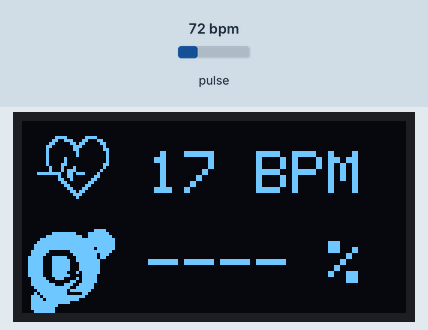
This sketch was run on a simulated ESP32. Parts: 128×64 one-colour display. Inputs (shaded band) come from the test bench; at power-on: pulse 72 bpm. The display library's start-up logo is not drawn; nothing arrives over Bluetooth unless stated; a phone connects over Bluetooth LE 3 s after start; what the sketch prints to the serial monitor is not drawn.

Above: at 4.2 s.
4.3 s: pulse set to 158 bpm
At 6.5 s:
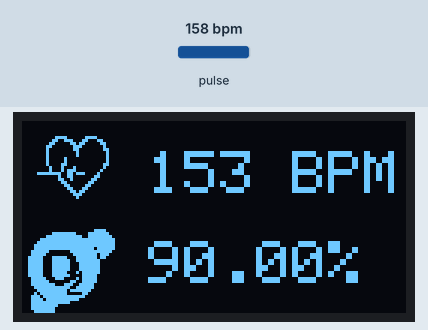
6.6 s: pulse set to 70 bpm
At 9.3 s:
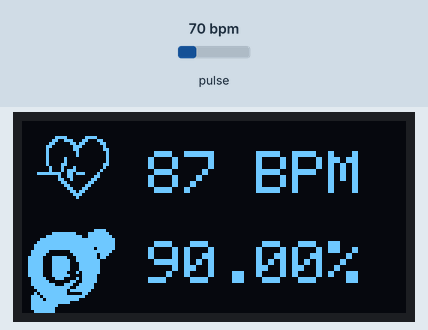
9.5 s: pulse set to 42 bpm
At 11.1 s:
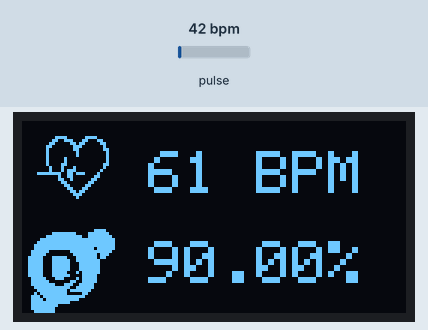
12.5 s: pulse set to 130 bpm
At 12.8 s:
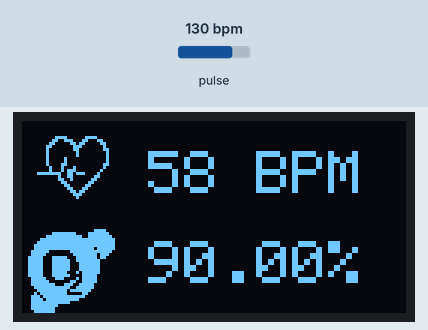
Timing chart, 0 to 15.0 s (numbered marks = the images above; inputs shaded):
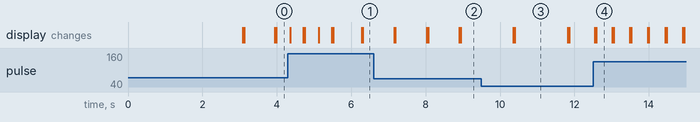

The sketch:

HealthMonitoring.ino
```cpp
#include <Adafruit_GFX.h>     //OLED libraries
#include <Adafruit_SSD1306.h> //OLED libraries
#include "MAX30105.h"         //MAX3010x library
#include "heartRate.h"        //Heart rate calculating algorithm
#include "ESP32Servo.h"

#include <BLEDevice.h>
#include <BLEServer.h>
#include <BLEUtils.h>
#include <BLE2902.h>
// Initialize all pointers
BLEServer* pServer = NULL;                        // Pointer to the server
BLECharacteristic* pCharacteristic_1 = NULL;      // Pointer to Characteristic 1
BLECharacteristic* pCharacteristic_2 = NULL;      // Pointer to Characteristic 2
BLEDescriptor *pDescr_1;                          // Pointer to Descriptor of Characteristic 1
BLE2902 *pBLE2902_1;                              // Pointer to BLE2902 of Characteristic 1
BLE2902 *pBLE2902_2;                              // Pointer to BLE2902 of Characteristic 2

// Some variables to keep track on device connected
bool deviceConnected = false;
bool oldDeviceConnected = false;
#define SERVICE_UUID          "4fafc201-1fb5-459e-8fcc-c5c9c331914b"
#define CHARACTERISTIC_UUID_1 "beb5483e-36e1-4688-b7f5-ea07361b26a8"
#define CHARACTERISTIC_UUID_2 "1c95d5e3-d8f7-413a-bf3d-7a2e5d7be87e"
// Variable that will continuously be increased and written to the client
uint32_t value = 0;

MAX30105 particleSensor;

const byte RATE_SIZE = 4;
byte rates[RATE_SIZE];
byte rateSpot = 0;
long lastBeat = 0; //Time at which the last beat occurred
float beatsPerMinute;
int beatAvg; int temp = 0;

double avered = 0;
double aveir = 0;
double sumirrms = 0;
double sumredrms = 0;

double SpO2 = 0;
double ESpO2 = 90.0;
double FSpO2 = 0.7;  //filter factor for estimated SpO2
double frate = 0.95; //low pass filter for IR/red LED value to eliminate AC component
int i = 0;
int Num = 30;
#define FINGER_ON 7000
#define MINIMUM_SPO2 90.0

//OLED設定
#define SCREEN_WIDTH 128
#define SCREEN_HEIGHT 64
#define OLED_RESET    -1 //Reset pin
Adafruit_SSD1306 display(SCREEN_WIDTH, SCREEN_HEIGHT, &Wire, OLED_RESET); //Declaring the display name (display)

static const unsigned char PROGMEM logo2_bmp[] =
{ 0x03, 0xC0, 0xF0, 0x06, 0x71, 0x8C, 0x0C, 0x1B, 0x06, 0x18, 0x0E, 0x02, 0x10, 0x0C, 0x03, 0x10,
  0x04, 0x01, 0x10, 0x04, 0x01, 0x10, 0x40, 0x01, 0x10, 0x40, 0x01, 0x10, 0xC0, 0x03, 0x08, 0x88,
  0x02, 0x08, 0xB8, 0x04, 0xFF, 0x37, 0x08, 0x01, 0x30, 0x18, 0x01, 0x90, 0x30, 0x00, 0xC0, 0x60,
  0x00, 0x60, 0xC0, 0x00, 0x31, 0x80, 0x00, 0x1B, 0x00, 0x00, 0x0E, 0x00, 0x00, 0x04, 0x00,
};

static const unsigned char PROGMEM logo3_bmp[] =
{ 0x01, 0xF0, 0x0F, 0x80, 0x06, 0x1C, 0x38, 0x60, 0x18, 0x06, 0x60, 0x18, 0x10, 0x01, 0x80, 0x08,
  0x20, 0x01, 0x80, 0x04, 0x40, 0x00, 0x00, 0x02, 0x40, 0x00, 0x00, 0x02, 0xC0, 0x00, 0x08, 0x03,
  0x80, 0x00, 0x08, 0x01, 0x80, 0x00, 0x18, 0x01, 0x80, 0x00, 0x1C, 0x01, 0x80, 0x00, 0x14, 0x00,
  0x80, 0x00, 0x14, 0x00, 0x80, 0x00, 0x14, 0x00, 0x40, 0x10, 0x12, 0x00, 0x40, 0x10, 0x12, 0x00,
  0x7E, 0x1F, 0x23, 0xFE, 0x03, 0x31, 0xA0, 0x04, 0x01, 0xA0, 0xA0, 0x0C, 0x00, 0xA0, 0xA0, 0x08,
  0x00, 0x60, 0xE0, 0x10, 0x00, 0x20, 0x60, 0x20, 0x06, 0x00, 0x40, 0x60, 0x03, 0x00, 0x40, 0xC0,
  0x01, 0x80, 0x01, 0x80, 0x00, 0xC0, 0x03, 0x00, 0x00, 0x60, 0x06, 0x00, 0x00, 0x30, 0x0C, 0x00,
  0x00, 0x08, 0x10, 0x00, 0x00, 0x06, 0x60, 0x00, 0x00, 0x03, 0xC0, 0x00, 0x00, 0x01, 0x80, 0x00
};

static const unsigned char PROGMEM O2_bmp[] = {
  0x00, 0x00, 0x00, 0x00, 0x00, 0x00, 0x00, 0xf0, 0x00, 0x3f, 0xc3, 0xf8, 0x00, 0xff, 0xf3, 0xfc,
  0x03, 0xff, 0xff, 0xfe, 0x07, 0xff, 0xff, 0xfe, 0x0f, 0xff, 0xff, 0xfe, 0x0f, 0xff, 0xff, 0x7e,
  0x1f, 0x80, 0xff, 0xfc, 0x1f, 0x00, 0x7f, 0xb8, 0x3e, 0x3e, 0x3f, 0xb0, 0x3e, 0x3f, 0x3f, 0xc0,
  0x3e, 0x3f, 0x1f, 0xc0, 0x3e, 0x3f, 0x1f, 0xc0, 0x3e, 0x3f, 0x1f, 0xc0, 0x3e, 0x3e, 0x2f, 0xc0,
  0x3e, 0x3f, 0x0f, 0x80, 0x1f, 0x1c, 0x2f, 0x80, 0x1f, 0x80, 0xcf, 0x80, 0x1f, 0xe3, 0x9f, 0x00,
  0x0f, 0xff, 0x3f, 0x00, 0x07, 0xfe, 0xfe, 0x00, 0x0b, 0xfe, 0x0c, 0x00, 0x1d, 0xff, 0xf8, 0x00,
  0x1e, 0xff, 0xe0, 0x00, 0x1f, 0xff, 0x00, 0x00, 0x1f, 0xf0, 0x00, 0x00, 0x1f, 0xe0, 0x00, 0x00,
  0x0f, 0xe0, 0x00, 0x00, 0x07, 0x80, 0x00, 0x00, 0x00, 0x00, 0x00, 0x00, 0x00, 0x00, 0x00, 0x00
};

int Tonepin = 4;

class MyServerCallbacks: public BLEServerCallbacks {
    void onConnect(BLEServer* pServer) {
      deviceConnected = true;
    };

    void onDisconnect(BLEServer* pServer) {
      deviceConnected = false;
    }
};

void setup() {
  Serial.begin(115200);
  Serial.println("System Start");
  display.begin(SSD1306_SWITCHCAPVCC, 0x3CD); //Start the OLED display
  display.display();
  delay(3000);
  if (!particleSensor.begin(Wire, I2C_SPEED_FAST)) //Use default I2C port, 400kHz speed
  {
    Serial.println("No device found: MAX30102");
    while (1);
  }

  byte ledBrightness = 0x7F;
  byte sampleAverage = 4;    //Options: 1, 2, 4, 8, 16, 32
  byte ledMode = 2;          //Options: 1 = Red only, 2 = Red + IR
  int sampleRate = 800;      //Options: 50, 100, 200, 400, 800, 1000, 1600, 3200
  int pulseWidth = 215;      //Options: 69, 118, 215, 411
  int adcRange = 16384;      //Options: 2048, 4096, 8192, 16384

  // Set up the wanted parameters
  particleSensor.setup(ledBrightness, sampleAverage, ledMode, sampleRate, pulseWidth, adcRange); //Configure sensor with these settings
  particleSensor.enableDIETEMPRDY();

  particleSensor.setPulseAmplitudeRed(0x0A); //Turn Red LED to low to indicate sensor is running
  particleSensor.setPulseAmplitudeGreen(0);   //Turn off Green LED

   // Create the BLE Device
  BLEDevice::init("ESP32");

  // Create the BLE Server
  pServer = BLEDevice::createServer();
  pServer->setCallbacks(new MyServerCallbacks());

  // Create the BLE Service
  BLEService *pService = pServer->createService(SERVICE_UUID);

  // Create a BLE Characteristic
  pCharacteristic_1 = pService->createCharacteristic(
                      CHARACTERISTIC_UUID_1,
                      BLECharacteristic::PROPERTY_READ   |
                      BLECharacteristic::PROPERTY_WRITE  |
                      BLECharacteristic::PROPERTY_NOTIFY
                    );

  pCharacteristic_2 = pService->createCharacteristic(
                      CHARACTERISTIC_UUID_2,
                      BLECharacteristic::PROPERTY_READ   |
                      BLECharacteristic::PROPERTY_WRITE  |
                      BLECharacteristic::PROPERTY_NOTIFY
                    );

  // Create a BLE Descriptor
  pDescr_1 = new BLEDescriptor((uint16_t)0x2901);
  pDescr_1->setValue("A very interesting variable");
  pCharacteristic_1->addDescriptor(pDescr_1);

  // Add the BLE2902 Descriptor because we are using "PROPERTY_NOTIFY"
  pBLE2902_1 = new BLE2902();
  pBLE2902_1->setNotifications(true);
  pCharacteristic_1->addDescriptor(pBLE2902_1);

  pBLE2902_2 = new BLE2902();
  pBLE2902_2->setNotifications(true);
  pCharacteristic_2->addDescriptor(pBLE2902_2);

  // Start the service
  pService->start();

  // Start advertising
  BLEAdvertising *pAdvertising = BLEDevice::getAdvertising();
  pAdvertising->addServiceUUID(SERVICE_UUID);
  pAdvertising->setScanResponse(false);
  pAdvertising->setMinPreferred(0x0);  // set value to 0x00 to not advertise this parameter
  BLEDevice::startAdvertising();
  Serial.println("Waiting a client connection to notify...");
}

void loop() {
  //Reading the IR value it will permit us to know
                                  //if there's a finger on the sensor or not
  long irValue = particleSensor.getIR();

  if (irValue > FINGER_ON ) {
    if (checkForBeat(irValue) == true) {
      display.clearDisplay();
      display.drawBitmap(0, 0, logo3_bmp, 32, 32, WHITE);
      display.setTextSize(2);
      display.setTextColor(WHITE);
      display.setCursor(42, 10);
      //display.print(beatAvg); display.println(" BPM");
      display.drawBitmap(0, 35, O2_bmp, 32, 32, WHITE);
      display.setCursor(42, 40);

      if (beatAvg > 30) display.print(String(ESpO2) + "%");
      else display.print("---- %" );
      display.display();
      //tone(Tonepin, 1000);
      delay(10);
      //noTone(Tonepin);
      //Serial.print("Bpm="); Serial.println(beatAvg);
      long delta = millis() - lastBeat;
      lastBeat = millis();
      beatsPerMinute = 60 / (delta / 1000.0);
      if (beatsPerMinute < 255 && beatsPerMinute > 20) {
        rates[rateSpot++] = (byte)beatsPerMinute;
        rateSpot %= RATE_SIZE;
        beatAvg = 0;
        for (byte x = 0 ; x < RATE_SIZE ; x++) beatAvg += rates[x];
        beatAvg /= RATE_SIZE;
      }
    }

    uint32_t ir, red ; // wavelength
    double fred, fir;  // filter for wavelength
    particleSensor.check(); //Check the sensor, read up to 3 samples
    if (particleSensor.available()) {
      i++;
      ir = particleSensor.getFIFOIR();
      red = particleSensor.getFIFORed();
      //Serial.println("red=" + String(red) + ",IR=" + String(ir) + ",i=" + String(i));
      fir = (double)ir;
      fred = (double)red;
      aveir = aveir * frate + (double)ir * (1.0 - frate); //average IR level by low pass filter
      avered = avered * frate + (double)red * (1.0 - frate);//average red level by low pass filter
      sumirrms += (fir - aveir) * (fir - aveir);//square sum of alternate component of IR level
      sumredrms += (fred - avered) * (fred - avered); //square sum of alternate component of red level

      if ((i % Num) == 0) {
        double R = (sqrt(sumirrms) / aveir) / (sqrt(sumredrms) / avered);
        SpO2 = -23.3 * (R - 0.4) + 100;
        ESpO2 = FSpO2 * ESpO2 + (1.0 - FSpO2) * SpO2;//low pass filter
        if (ESpO2 <= MINIMUM_SPO2) ESpO2 = MINIMUM_SPO2; //indicator for finger detached
        if (ESpO2 > 100) ESpO2 = 99.9;
        //Serial.print(",SPO2="); Serial.println(ESpO2);
        sumredrms = 0.0; sumirrms = 0.0; SpO2 = 0;
        i = 0;
      }
      particleSensor.nextSample(); //We're finished with this sample so move to next sample
    }

    Serial.print("Bpm:" + String(beatAvg));

    if (beatAvg > 30)  Serial.println(",SPO2:" + String(ESpO2));
    else Serial.println(",SPO2:" + String(ESpO2));

    display.clearDisplay();
    display.drawBitmap(5, 5, logo2_bmp, 24, 21, WHITE);
    display.setTextSize(2);
    display.setTextColor(WHITE);
    display.setCursor(42, 10);
    display.print(beatAvg); display.println(" BPM");
    display.drawBitmap(0, 35, O2_bmp, 32, 32, WHITE);
    display.setCursor(42, 40);

    if (beatAvg > 30) display.print(String(ESpO2) + "%");
    else display.print("---- %" );
    display.display();
  }
        // Can not detect finger
  else {
    for (byte rx = 0 ; rx < RATE_SIZE ; rx++) rates[rx] = 0;
    beatAvg = 0; rateSpot = 0; lastBeat = 0;

    avered = 0; aveir = 0; sumirrms = 0; sumredrms = 0;
    SpO2 = 0; ESpO2 = 90.0;

    display.clearDisplay();
    display.setTextSize(2);
    display.setTextColor(WHITE);
    display.setCursor(30, 5);
    display.println("HCMUS");
    display.setCursor(30, 35);
    display.println("K20FETEL");
    display.display();
    //noTone(Tonepin);
  }

  if (deviceConnected) {
    String txValue1 = "String BPM from Server: " + String(beatAvg);
    pCharacteristic_1->setValue(beatAvg);
    pCharacteristic_1->notify();
    Serial.println("Characteristic 1 (setValue): " + txValue1);
    if (beatAvg>30){
    String txValue2 = "String SPO2 from Server: " + String(ESpO2)+"%";
    int tempValue = int(ESpO2);
    pCharacteristic_2->setValue(tempValue);
    pCharacteristic_2->notify();
    Serial.println("Characteristic 2 (setValue): " + txValue2);
    } else{
    String txValue2 = "String SPO2 from Server: 0%";
    pCharacteristic_2->setValue(temp);
    pCharacteristic_2->notify();
    Serial.println("Characteristic 2 (setValue): " + txValue2);
    }
    //delay(1000);
    }
    // The code below keeps the connection status uptodate:
    // Disconnecting
    if (!deviceConnected && oldDeviceConnected) {
    delay(500); // give the bluetooth stack the chance to get things ready
    pServer->startAdvertising(); // restart advertising
    Serial.println("start advertising");
    oldDeviceConnected = deviceConnected;
    }
    // Connecting
    if (deviceConnected && !oldDeviceConnected) {
        // do stuff here on connecting
      oldDeviceConnected = deviceConnected;
    }
}
```

Measured:
- what the display in image 3 shows lasts 1.4 s, from 10.4 s to 11.8 s
- what the display in image 4 shows lasts 0.4 s, from 12.6 s to 13.0 s
